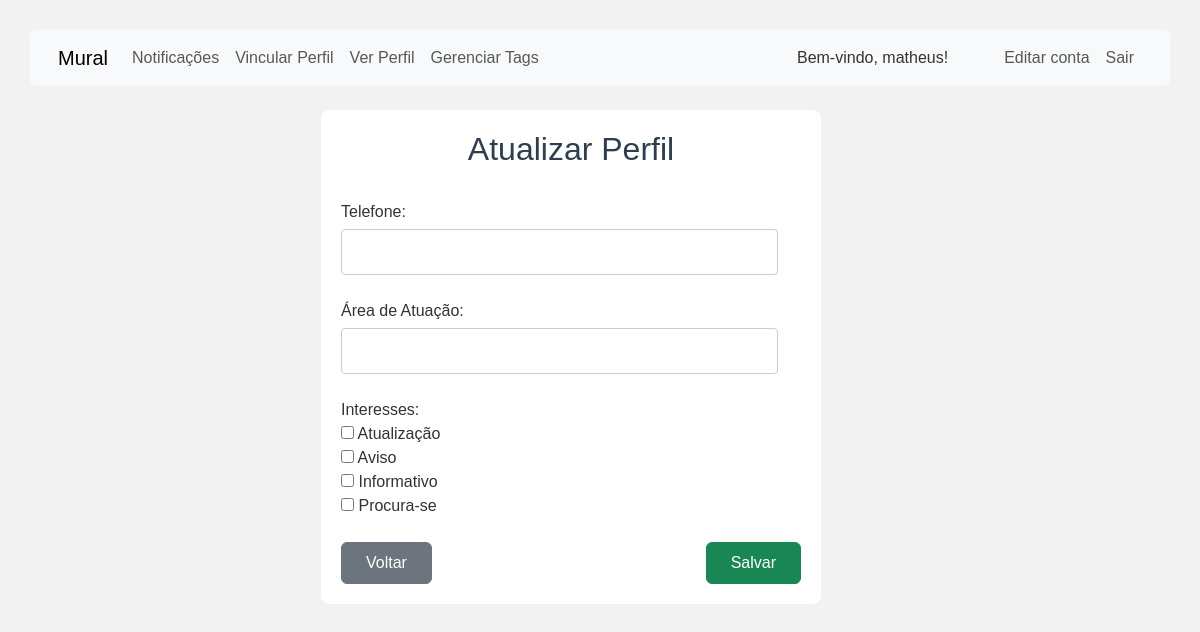
Screenshot of /mensagem/vincular_perfil.php (signed in) with the database file from the repository.
### tables this page shows
CREATE TABLE `tags` (
  `id` int(11) NOT NULL,
  `nome` varchar(50) NOT NULL
);

### mensagem/vincular_perfil.php (the view, shortened to what this page needs)
<?php
include 'db.php';
$tags_result = $conn->query("SELECT * FROM tags");
?>
<?php
include '../includes/logged-header.php';
?>
<div class="container">
    <div class="d-flex justify-content-center">
        <div class="col-xl-6 col-lg-8 col-md-10 col-sm-12">
            <form method="POST">
                <h2 class="text-center">Atualizar Perfil</h2>
                <br>
                <label>Telefone:</label><br>
                <input type="text" name="telefone" required><br><br>
                <label>Área de Atuação:</label><br>
                <input type="text" name="area_atuacao" required><br><br>
                <label>Interesses:</label><br>
                <?php while ($tag = $tags_result->fetch_assoc()): ?>
                    <input type="checkbox" name="interesses[]" value="<?= $tag['id'] ?>"> <?= $tag['nome'] ?><br>
                <?php endwhile; ?>
                <br>
                <div class="d-flex justify-content-between">
                    <a href="index.php" class="btn btn-secondary py-2 px-4">Voltar</a>
                    <button type="submit" class="btn btn-success py-2 px-4">Salvar</button>
                </div>
            </form>
        </div>
    </div>
</div>
<?php include '../includes/footer.php'; ?>

### mensagem/style.css (style rules this page uses)
body { font-family: Arial, sans-serif; background-color: #f2f2f2; padding: 30px; color: #333; }
h1, h2 { color: #2c3e50; }
a { color: #2980b9; text-decoration: none; }
form { background-color: white; padding: 20px; border-radius: 8px; max-width: 500px; }
input[type="text"], input[type="email"], input[type="password"], textarea { width: 95%; padding: 10px; margin-top: 5px; border-radius: 4px; border: 1px solid #ccc; }

### rows the page displays
tags: nome "Atualização"
tags: nome "Aviso"
tags: nome "Informativo"
tags: nome "Procura-se"

### other values shown
$_SESSION['username'] "matheus"
